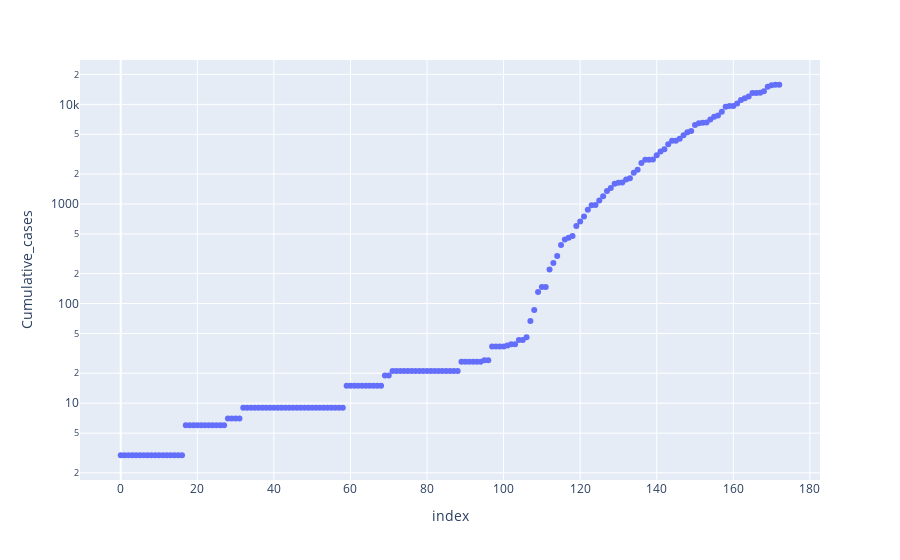

Source (notebook cell):
### Code cell
fig = px.scatter(ts_df, x=ts_df.index, y='Cumulative_cases', log_y=True)

fig.show()

### Figure 1 — Plotly figure (JSON) as saved in the notebook; plotly's stock layout.template omitted (floating-point values rounded to 4 significant figures; data arrays with more than 128 entries replaced by an {"elided": "..."} marker saying what was removed)
{"data": [{"hovertemplate": "index=%{x}<br>Cumulative_cases=%{y}<extra></extra>", "legendgroup": "", "marker": {"color": "#636efa", "symbol": "circle"}, "mode": "markers", "name": "", "orientation": "v", "showlegend": false, "type": "scatter", "x": {"elided": "173 int values"}, "xaxis": "x", "y": {"elided": "173 int values"}, "yaxis": "y"}], "layout": {"legend": {"tracegroupgap": 0}, "margin": {"t": 60}, "xaxis": {"anchor": "y", "domain": [0, 1], "title": {"text": "index"}}, "yaxis": {"anchor": "x", "domain": [0, 1], "title": {"text": "Cumulative_cases"}, "type": "log"}}}
